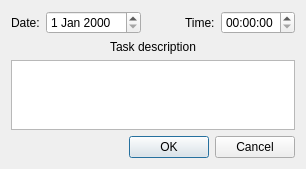
<?xml version="1.0" encoding="UTF-8"?>
<ui version="4.0">
 <class>schedule::AddTaskDialog</class>
 <widget class="QDialog" name="schedule::AddTaskDialog">
  <property name="geometry">
   <rect>
    <x>0</x>
    <y>0</y>
    <width>306</width>
    <height>163</height>
   </rect>
  </property>
  <property name="windowTitle">
   <string>Add Task Dialog</string>
  </property>
  <property name="windowIcon">
   <iconset resource="../schedule.qrc">
    <normaloff>:/schedule/schedule.svg</normaloff>:/schedule/schedule.svg</iconset>
  </property>
  <property name="modal">
   <bool>true</bool>
  </property>
  <layout class="QGridLayout" name="gridLayout">
   <item row="0" column="0">
    <widget class="QLabel" name="date_label">
     <property name="text">
      <string>Date:</string>
     </property>
    </widget>
   </item>
   <item row="0" column="1">
    <widget class="QDateEdit" name="date_edit"/>
   </item>
   <item row="0" column="2">
    <spacer name="horizontalSpacer">
     <property name="orientation">
      <enum>Qt::Horizontal</enum>
     </property>
     <property name="sizeHint" stdset="0">
      <size>
       <width>40</width>
       <height>20</height>
      </size>
     </property>
    </spacer>
   </item>
   <item row="0" column="3">
    <widget class="QLabel" name="time_label">
     <property name="text">
      <string>Time:</string>
     </property>
    </widget>
   </item>
   <item row="0" column="4">
    <widget class="QTimeEdit" name="time_edit"/>
   </item>
   <item row="1" column="0" colspan="5">
    <widget class="QLabel" name="task_desc_label">
     <property name="text">
      <string>Task description</string>
     </property>
     <property name="alignment">
      <set>Qt::AlignCenter</set>
     </property>
    </widget>
   </item>
   <item row="2" column="0" colspan="5">
    <widget class="QPlainTextEdit" name="desc_text_edit"/>
   </item>
   <item row="3" column="0" colspan="5">
    <widget class="QDialogButtonBox" name="buttonBox">
     <property name="orientation">
      <enum>Qt::Horizontal</enum>
     </property>
     <property name="standardButtons">
      <set>QDialogButtonBox::Cancel|QDialogButtonBox::Ok</set>
     </property>
    </widget>
   </item>
  </layout>
 </widget>
 <resources>
  <include location="../schedule.qrc"/>
 </resources>
 <connections>
  <connection>
   <sender>buttonBox</sender>
   <signal>accepted()</signal>
   <receiver>schedule::AddTaskDialog</receiver>
   <slot>accept()</slot>
   <hints>
    <hint type="sourcelabel">
     <x>248</x>
     <y>254</y>
    </hint>
    <hint type="destinationlabel">
     <x>157</x>
     <y>274</y>
    </hint>
   </hints>
  </connection>
  <connection>
   <sender>buttonBox</sender>
   <signal>rejected()</signal>
   <receiver>schedule::AddTaskDialog</receiver>
   <slot>reject()</slot>
   <hints>
    <hint type="sourcelabel">
     <x>316</x>
     <y>260</y>
    </hint>
    <hint type="destinationlabel">
     <x>286</x>
     <y>274</y>
    </hint>
   </hints>
  </connection>
 </connections>
</ui>
